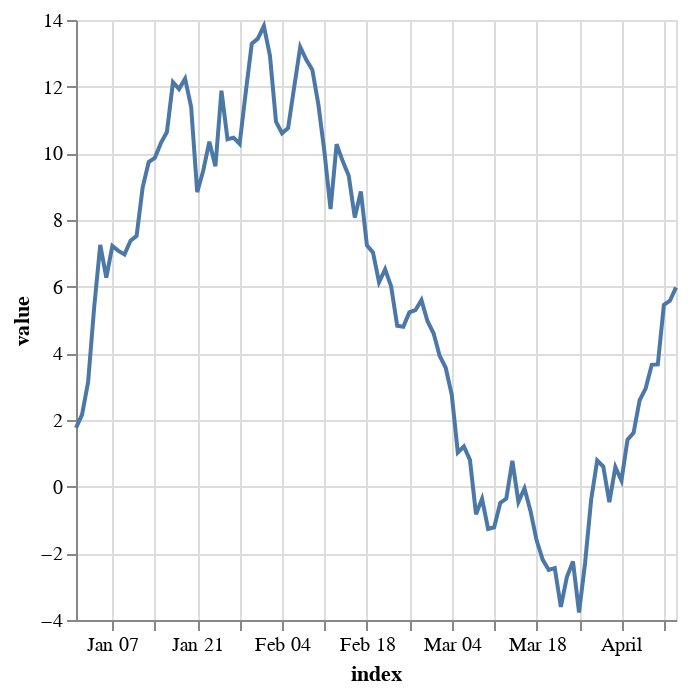

Notebook code cell kept with this figure:
### Code cell
# 在生成Altair图表时使用reset_index()是因为 ：
# 1. 数据框架的索引: 在你的代码中，data的索引是日期时间格式。这个索引在直接使用Pandas DataFrame作为Altair的数据源时不会自动转换为普通列
# 2. Altair数据理解: Altair需要所有用于绘图的变量（包括 x 轴和 y 轴）都作为列存在于DataFrame中。当你执行 data.reset_index() 时，
#    原来的索引转成了一个新的列，通常列名为 'index'，所以这个日期索引现在可以被Altair直接使用。
chart = alt.Chart(data.reset_index()).mark_line().encode(
    x='index:T',
    y='value:Q'
)
chart

### Figure 1 — Vega-Lite specification as saved in the notebook (floating-point values rounded to 4 significant figures)
{"config": {"view": {"continuousWidth": 300, "continuousHeight": 300}}, "data": {"name": "data-dd19c1c673ba91c82c2873cf9b033163"}, "mark": {"type": "line"}, "encoding": {"x": {"field": "index", "type": "temporal"}, "y": {"field": "value", "type": "quantitative"}}, "$schema": "https://vega.github.io/schema/vega-lite/v5.8.0.json", "datasets": {"data-dd19c1c673ba91c82c2873cf9b033163": [{"index": "2018-01-01T00:00:00", "value": 1.764}, {"index": "2018-01-02T00:00:00", "value": 2.164}, {"index": "2018-01-03T00:00:00", "value": 3.143}, {"index": "2018-01-04T00:00:00", "value": 5.384}, {"index": "2018-01-05T00:00:00", "value": 7.251}, {"index": "2018-01-06T00:00:00", "value": 6.274}, {"index": "2018-01-07T00:00:00", "value": 7.224}, {"index": "2018-01-08T00:00:00", "value": 7.073}, {"index": "2018-01-09T00:00:00", "value": 6.97}, {"index": "2018-01-10T00:00:00", "value": 7.38}, {"index": "2018-01-11T00:00:00", "value": 7.524}, {"index": "2018-01-12T00:00:00", "value": 8.979}, {"index": "2018-01-13T00:00:00", "value": 9.74}, {"index": "2018-01-14T00:00:00", "value": 9.861}, {"index": "2018-01-15T00:00:00", "value": 10.31}, {"index": "2018-01-16T00:00:00", "value": 10.64}, {"index": "2018-01-17T00:00:00", "value": 12.13}, {"index": "2018-01-18T00:00:00", "value": 11.93}, {"index": "2018-01-19T00:00:00", "value": 12.24}, {"index": "2018-01-20T00:00:00", "value": 11.39}, {"index": "2018-01-21T00:00:00", "value": 8.834}, {"index": "2018-01-22T00:00:00", "value": 9.487}, {"index": "2018-01-23T00:00:00", "value": 10.35}, {"index": "2018-01-24T00:00:00", "value": 9.61}, {"index": "2018-01-25T00:00:00", "value": 11.88}, {"index": "2018-01-26T00:00:00", "value": 10.42}, {"index": "2018-01-27T00:00:00", "value": 10.47}, {"index": "2018-01-28T00:00:00", "value": 10.28}, {"index": "2018-01-29T00:00:00", "value": 11.82}, {"index": "2018-01-30T00:00:00", "value": 13.29}, {"index": "2018-01-31T00:00:00", "value": 13.44}, {"index": "2018-02-01T00:00:00", "value": 13.82}, {"index": "2018-02-02T00:00:00", "value": 12.93}, {"index": "2018-02-03T00:00:00", "value": 10.95}, {"index": "2018-02-04T00:00:00", "value": 10.6}, {"index": "2018-02-05T00:00:00", "value": 10.76}, {"index": "2018-02-06T00:00:00", "value": 11.99}, {"index": "2018-02-07T00:00:00", "value": 13.19}, {"index": "2018-02-08T00:00:00", "value": 12.8}, {"index": "2018-02-09T00:00:00", "value": 12.5}, {"index": "2018-02-10T00:00:00", "value": 11.45}, {"index": "2018-02-11T00:00:00", "value": 10.03}, {"index": "2018-02-12T00:00:00", "value": 8.327}, {"index": "2018-02-13T00:00:00", "value": 10.28}, {"index": "2018-02-14T00:00:00", "value": 9.768}, {"index": "2018-02-15T00:00:00", "value": 9.33}, {"index": "2018-02-16T00:00:00", "value": 8.077}, {"index": "2018-02-17T00:00:00", "value": 8.855}, {"index": "2018-02-18T00:00:00", "value": 7.241}, {"index": "2018-02-19T00:00:00", "value": 7.028}, {"index": "2018-02-20T00:00:00", "value": 6.132}, {"index": "2018-02-21T00:00:00", "value": 6.519}, {"index": "2018-02-22T00:00:00", "value": 6.009}, {"index": "2018-02-23T00:00:00", "value": 4.828}, {"index": "2018-02-24T00:00:00", "value": 4.8}, {"index": "2018-02-25T00:00:00", "value": 5.228}, {"index": "2018-02-26T00:00:00", "value": 5.295}, {"index": "2018-02-27T00:00:00", "value": 5.597}, {"index": "2018-02-28T00:00:00", "value": 4.963}, {"index": "2018-03-01T00:00:00", "value": 4.6}, {"index": "2018-03-02T00:00:00", "value": 3.928}, {"index": "2018-03-03T00:00:00", "value": 3.568}, {"index": "2018-03-04T00:00:00", "value": 2.755}, {"index": "2018-03-05T00:00:00", "value": 1.029}, {"index": "2018-03-06T00:00:00", "value": 1.206}, {"index": "2018-03-07T00:00:00", "value": 0.8042}, {"index": "2018-03-08T00:00:00", "value": -0.826}, {"index": "2018-03-09T00:00:00", "value": -0.3632}, {"index": "2018-03-10T00:00:00", "value": -1.27}, {"index": "2018-03-11T00:00:00", "value": -1.219}, {"index": "2018-03-12T00:00:00", "value": -0.4894}, {"index": "2018-03-13T00:00:00", "value": -0.3605}, {"index": "2018-03-14T00:00:00", "value": 0.7789}, {"index": "2018-03-15T00:00:00", "value": -0.4559}, {"index": "2018-03-16T00:00:00", "value": -0.05354}, {"index": "2018-03-17T00:00:00", "value": -0.7383}, {"index": "2018-03-18T00:00:00", "value": -1.609}, {"index": "2018-03-19T00:00:00", "value": -2.188}, {"index": "2018-03-20T00:00:00", "value": -2.5}, {"index": "2018-03-21T00:00:00", "value": -2.443}, {"index": "2018-03-22T00:00:00", "value": -3.609}, {"index": "2018-03-23T00:00:00", "value": -2.708}, {"index": "2018-03-24T00:00:00", "value": -2.242}, {"index": "2018-03-25T00:00:00", "value": -3.778}, {"index": "2018-03-26T00:00:00", "value": -2.29}, {"index": "2018-03-27T00:00:00", "value": -0.3941}, {"index": "2018-03-28T00:00:00", "value": 0.7846}, {"index": "2018-03-29T00:00:00", "value": 0.6047}, {"index": "2018-03-30T00:00:00", "value": -0.466}, {"index": "2018-03-31T00:00:00", "value": 0.5884}, {"index": "2018-04-01T00:00:00", "value": 0.1852}, {"index": "2018-04-02T00:00:00", "value": 1.408}, {"index": "2018-04-03T00:00:00", "value": 1.616}, {"index": "2018-04-04T00:00:00", "value": 2.593}, {"index": "2018-04-05T00:00:00", "value": 2.949}, {"index": "2018-04-06T00:00:00", "value": 3.656}, {"index": "2018-04-07T00:00:00", "value": 3.666}, {"index": "2018-04-08T00:00:00", "value": 5.452}, {"index": "2018-04-09T00:00:00", "value": 5.579}, {"index": "2018-04-10T00:00:00", "value": 5.981}]}}
